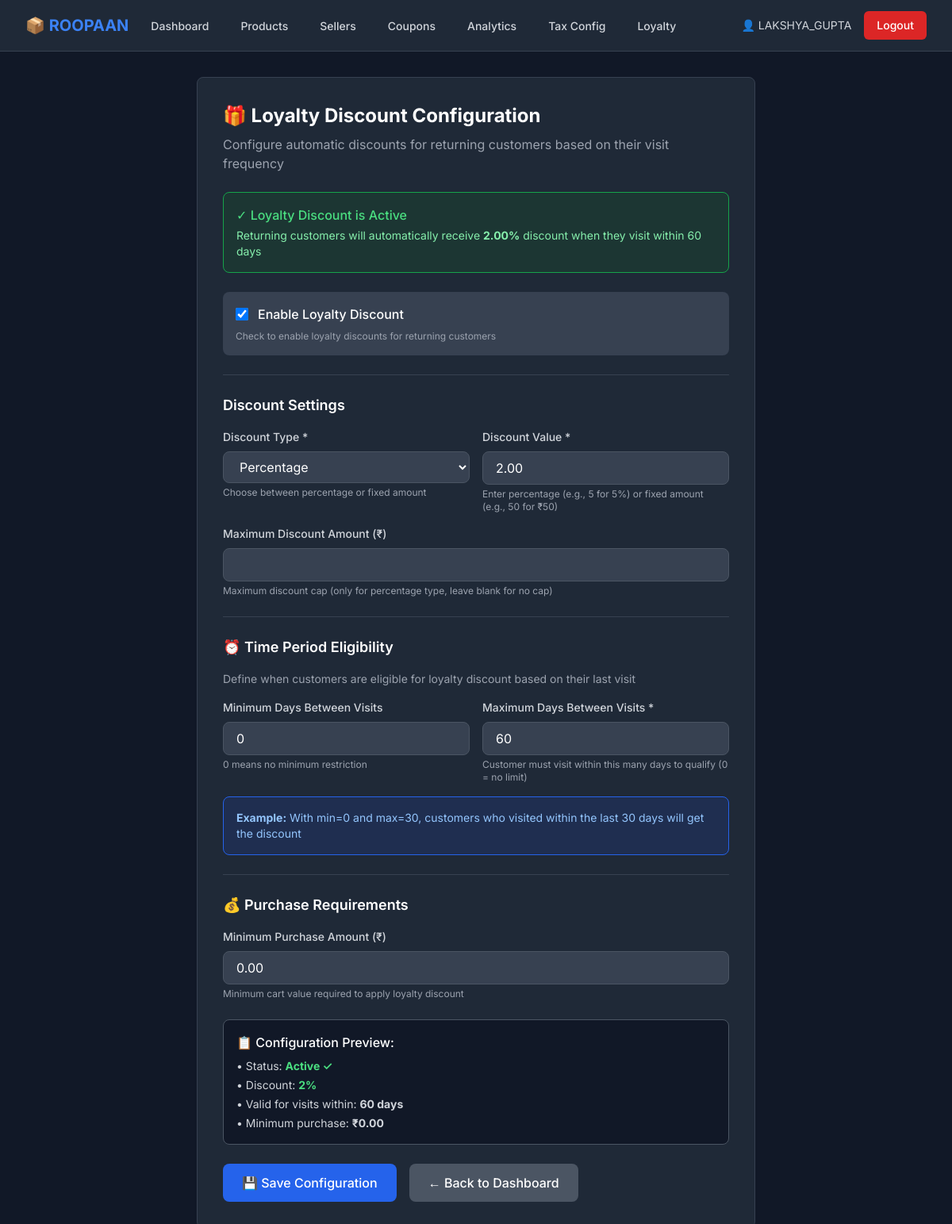
The page /inventory/loyalty-config/ (signed in) on the database its author committed.
### inventory/models.py (models this page shows, shortened)
class User(AbstractUser):
    USER_TYPE_CHOICES = [
        ('inventory', 'Inventory Manager'),
        ('seller', 'Seller'),
    ]
    user_type = models.CharField(max_length=20, choices=USER_TYPE_CHOICES, default='inventory')
    phone = models.CharField(max_length=15, blank=True, null=True)

class LoyaltyDiscountConfig(models.Model):
    DISCOUNT_TYPE_CHOICES = [
        ('percentage', 'Percentage'),
        ('fixed', 'Fixed Amount'),
    ]
    is_active = models.BooleanField(default=True, help_text="Enable loyalty discount for returning customers")
    discount_type = models.CharField(max_length=20, choices=DISCOUNT_TYPE_CHOICES, default='percentage')
    discount_value = models.DecimalField(
        max_digits=10,
        decimal_places=2,
        default=Decimal('5.00'),
        validators=[MinValueValidator(Decimal('0.00'))],
        help_text="Discount percentage or fixed amount for returning customers"
    )
    min_days_between_visits = models.IntegerField(
        default=0,
        validators=[MinValueValidator(0)],
        help_text="Minimum days between visits to qualify for discount (0 = no restriction)"
    )
    max_days_between_visits = models.IntegerField(
        default=30,
        validators=[MinValueValidator(0)],
        help_text="Maximum days between visits to qualify for discount (0 = no restriction)"
    )
    min_purchase_amount = models.DecimalField(
        max_digits=10,
        decimal_places=2,
        default=Decimal('0.00'),
        validators=[MinValueValidator(Decimal('0.00'))],
        help_text="Minimum purchase amount to apply loyalty discount"
    )
    max_discount_amount = models.DecimalField(
        max_digits=10,
        decimal_places=2,
        null=True,
        blank=True,
        validators=[MinValueValidator(Decimal('0.00'))],
        help_text="Maximum discount amount (for percentage type)"
    )
    updated_at = models.DateTimeField(auto_now=True)
    updated_by = models.ForeignKey(User, on_delete=models.SET_NULL, null=True)
    class Meta:
        verbose_name = "Loyalty Discount Configuration"
        verbose_name_plural = "Loyalty Discount Configurations"

### inventory/views.py (the view)
# urls.py: path('loyalty-config/', views.loyalty_config, name='loyalty_config'),
@login_required
@user_passes_test(is_inventory_manager)
def loyalty_config(request):
    config, created = LoyaltyDiscountConfig.objects.get_or_create(id=1)
    if request.method == 'POST':
        form = LoyaltyDiscountConfigForm(request.POST, instance=config)
        if form.is_valid():
            loyalty_config = form.save(commit=False)
            loyalty_config.updated_by = request.user
            loyalty_config.save()
            messages.success(request, 'Loyalty discount configuration updated successfully!')
            return redirect('inventory:loyalty_config')
    else:
        form = LoyaltyDiscountConfigForm(instance=config)
    return render(request, 'inventory/loyalty_config.html', {'form': form, 'config': config})

### inventory/views.py (called while the page is built)
def is_inventory_manager(user):
    return user.is_authenticated and user.user_type == 'inventory'

### templates/inventory/loyalty_config.html (shortened to what this page needs)
{% extends 'base.html' %}
{% block content %}
<div class="max-w-3xl mx-auto px-4 sm:px-6 lg:px-8 py-8">
    <div class="bg-gray-800 rounded-lg p-8 border border-gray-700">
        <h1 class="text-2xl font-bold text-white mb-2">🎁 Loyalty Discount Configuration</h1>
        <p class="text-gray-400 mb-6">Configure automatic discounts for returning customers based on their visit frequency</p>
        {% if config.is_active %}
        <div class="bg-green-900/30 border border-green-600 rounded-lg p-4 mb-6">
            <p class="text-green-400 font-medium">✓ Loyalty Discount is Active</p>
            <p class="text-green-300 text-sm mt-1">
                Returning customers will automatically receive
                <span class="font-bold">{{ config.discount_value }}{% if config.discount_type == 'percentage' %}%{% else %}₹{% endif %}</span>
                discount when they visit within {{ config.max_days_between_visits }} days
            </p>
        </div>
        {% else %}
        <div class="bg-yellow-900/30 border border-yellow-600 rounded-lg p-4 mb-6">
            <p class="text-yellow-400 font-medium">⚠ Loyalty Discount is Disabled</p>
            <p class="text-yellow-300 text-sm mt-1">Enable it below to start rewarding returning customers</p>
        </div>
        {% endif %}
        <form method="POST" class="space-y-6">
            <div class="bg-gray-700 rounded-lg p-4">
                <label class="flex items-center cursor-pointer">
                    {{ form.is_active }}
                    <span class="ml-3 text-white font-medium">Enable Loyalty Discount</span>
                </label>
                <p class="text-xs text-gray-400 mt-2">{{ form.is_active.help_text }}</p>
            </div>
            <div class="border-t border-gray-700 pt-6">
                <h3 class="text-lg font-semibold text-white mb-4">Discount Settings</h3>
                <div class="grid grid-cols-1 md:grid-cols-2 gap-4">
                    <div>
                        <label class="block text-sm font-medium text-gray-300 mb-2">{{ form.discount_type.label }} *</label>
                        {{ form.discount_type }}
                        <p class="text-xs text-gray-400 mt-1">Choose between percentage or fixed amount</p>
                    </div>
                    <div>
                        <label class="block text-sm font-medium text-gray-300 mb-2">{{ form.discount_value.label }} *</label>
                        {{ form.discount_value }}
                        <p class="text-xs text-gray-400 mt-1">{{ form.discount_value.help_text }}</p>
                    </div>
                </div>
                <div class="mt-4">
                    <label class="block text-sm font-medium text-gray-300 mb-2">{{ form.max_discount_amount.label }}</label>
                    {{ form.max_discount_amount }}
                    <p class="text-xs text-gray-400 mt-1">{{ form.max_discount_amount.help_text }}</p>
                </div>
            </div>
            <div class="border-t border-gray-700 pt-6">
                <h3 class="text-lg font-semibold text-white mb-4">⏰ Time Period Eligibility</h3>
                <p class="text-gray-400 text-sm mb-4">Define when customers are eligible for loyalty discount based on their last visit</p>
                <div class="grid grid-cols-1 md:grid-cols-2 gap-4">
                    <div>
                        <label class="block text-sm font-medium text-gray-300 mb-2">{{ form.min_days_between_visits.label }}</label>
                        {{ form.min_days_between_visits }}
                        <p class="text-xs text-gray-400 mt-1">{{ form.min_days_between_visits.help_text }}</p>
                    </div>
                    <div>
                        <label class="block text-sm font-medium text-gray-300 mb-2">{{ form.max_days_between_visits.label }} *</label>
                        {{ form.max_days_between_visits }}
                        <p class="text-xs text-gray-400 mt-1">{{ form.max_days_between_visits.help_text }}</p>
                    </div>
                </div>
                <div class="bg-blue-900/30 border border-blue-600 rounded-lg p-4 mt-4">
                    <p class="text-blue-300 text-sm">
                        <strong>Example:</strong> With min=0 and max=30, customers who visited within the last 30 days will get the discount
                    </p>
                </div>
            </div>
            <div class="border-t border-gray-700 pt-6">
                <h3 class="text-lg font-semibold text-white mb-4">💰 Purchase Requirements</h3>
                <div>
                    <label class="block text-sm font-medium text-gray-300 mb-2">{{ form.min_purchase_amount.label }}</label>
                    {{ form.min_purchase_amount }}
                    <p class="text-xs text-gray-400 mt-1">{{ form.min_purchase_amount.help_text }}</p>
                </div>
            </div>
            <div class="bg-gray-900 border border-gray-600 rounded-lg p-4">
                <h4 class="text-white font-medium mb-2">📋 Configuration Preview:</h4>
                <div class="text-gray-300 text-sm space-y-1">
                    <p>• Status: <span id="preview-status" class="font-bold">Active</span></p>
                    <p>• Discount: <span id="preview-discount" class="font-bold text-green-400">5%</span></p>
                    <p>• Valid for visits within: <span id="preview-days" class="font-bold">30 days</span></p>
                    <p>• Minimum purchase: <span id="preview-min" class="font-bold">₹0</span></p>
                </div>
            </div>
            <div class="flex gap-4">
                <button type="submit" class="bg-blue-600 hover:bg-blue-700 text-white font-medium py-3 px-6 rounded-lg">
                    💾 Save Configuration
                </button>
                <a href="{% url 'inventory:dashboard' %}" class="bg-gray-600 hover:bg-gray-700 text-white font-medium py-3 px-6 rounded-lg">
                    ← Back to Dashboard
                </a>
            </div>
        </form>
    </div>
</div>
{% endblock %}

### templates/base.html (shortened to what this page needs)
<!DOCTYPE html>
<html lang="en" class="dark">
<head>
    <script src="https://cdn.tailwindcss.com"></script>
</head>
<body class="bg-gray-900 text-gray-100">
    {% if user.is_authenticated %}
    <nav class="bg-gray-800 border-b border-gray-700">
        <div class="max-w-7xl mx-auto px-4 sm:px-6 lg:px-8">
            <div class="flex justify-between h-16">
                <div class="flex">
                    <div class="flex-shrink-0 flex items-center">
                        <h1 class="text-xl font-bold text-blue-500">📦 ROOPAAN</h1>
                    </div>
                    <div class="hidden sm:ml-6 sm:flex sm:space-x-8">
                        {% if user.user_type == 'inventory' %}
                        <a href="{% url 'inventory:dashboard' %}" class="border-transparent text-gray-300 hover:border-gray-300 hover:text-white inline-flex items-center px-1 pt-1 border-b-2 text-sm font-medium">
                            Dashboard
                        </a>
                        <a href="{% url 'inventory:product_list' %}" class="border-transparent text-gray-300 hover:border-gray-300 hover:text-white inline-flex items-center px-1 pt-1 border-b-2 text-sm font-medium">
                            Products
                        </a>
                        <a href="{% url 'inventory:seller_list' %}" class="border-transparent text-gray-300 hover:border-gray-300 hover:text-white inline-flex items-center px-1 pt-1 border-b-2 text-sm font-medium">
                            Sellers
                        </a>
                        <a href="{% url 'inventory:coupon_list' %}" class="border-transparent text-gray-300 hover:border-gray-300 hover:text-white inline-flex items-center px-1 pt-1 border-b-2 text-sm font-medium">
                            Coupons
                        </a>
                        <a href="{% url 'analytics:dashboard' %}" class="border-transparent text-gray-300 hover:border-gray-300 hover:text-white inline-flex items-center px-1 pt-1 border-b-2 text-sm font-medium">
                            Analytics
                        </a>
                        <a href="{% url 'inventory:tax_config' %}" class="border-transparent text-gray-300 hover:border-gray-300 hover:text-white inline-flex items-center px-1 pt-1 border-b-2 text-sm font-medium">
                            Tax Config
                        </a>
                        <a href="{% url 'inventory:loyalty_config' %}" class="border-transparent text-gray-300 hover:border-gray-300 hover:text-white inline-flex items-center px-1 pt-1 border-b-2 text-sm font-medium">
                            Loyalty
                        </a>
                        {% endif %}
                    </div>
                </div>
                <div class="flex items-center">
                    <span class="text-gray-300 text-sm mr-4">👤 {{ user.username }}</span>
                    <a href="{% url 'logout' %}" class="bg-red-600 hover:bg-red-700 text-white px-4 py-2 rounded-md text-sm font-medium">
                        Logout
                    </a>
                </div>
            </div>
        </div>
    </nav>
    {% endif %}
    <main>
        {% block content %}
        {% endblock %}
    </main>
</body>
</html>

### templates/base.html (style rules this page uses)
body { font-family: 'Inter', sans-serif; }

### rows shown on the page
User: username "LAKSHYA_GUPTA"
LoyaltyDiscountConfig: discount_value "2.00", max_days_between_visits "60", is_active "☑", discount_type "Percentage", min_days_between_visits "0", min_purchase_amount "0.00"
